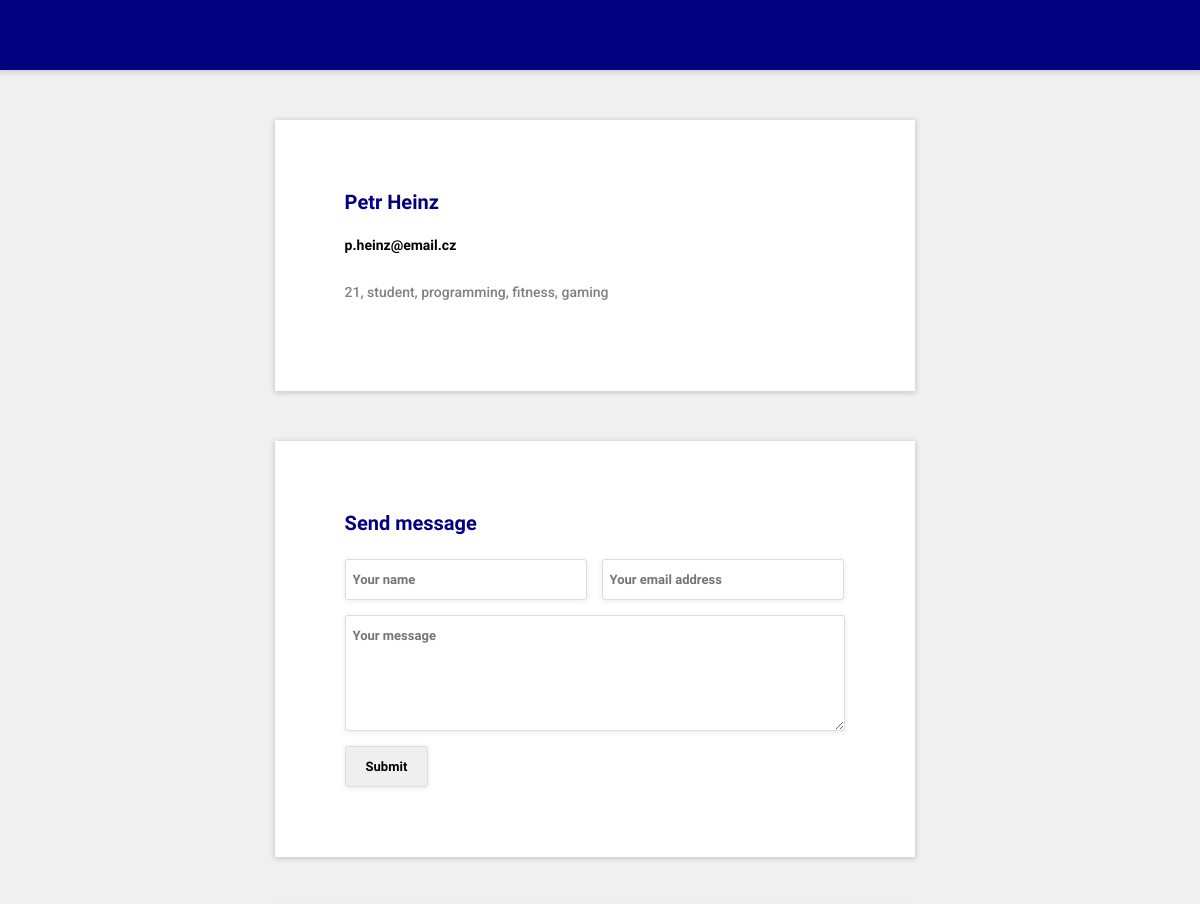
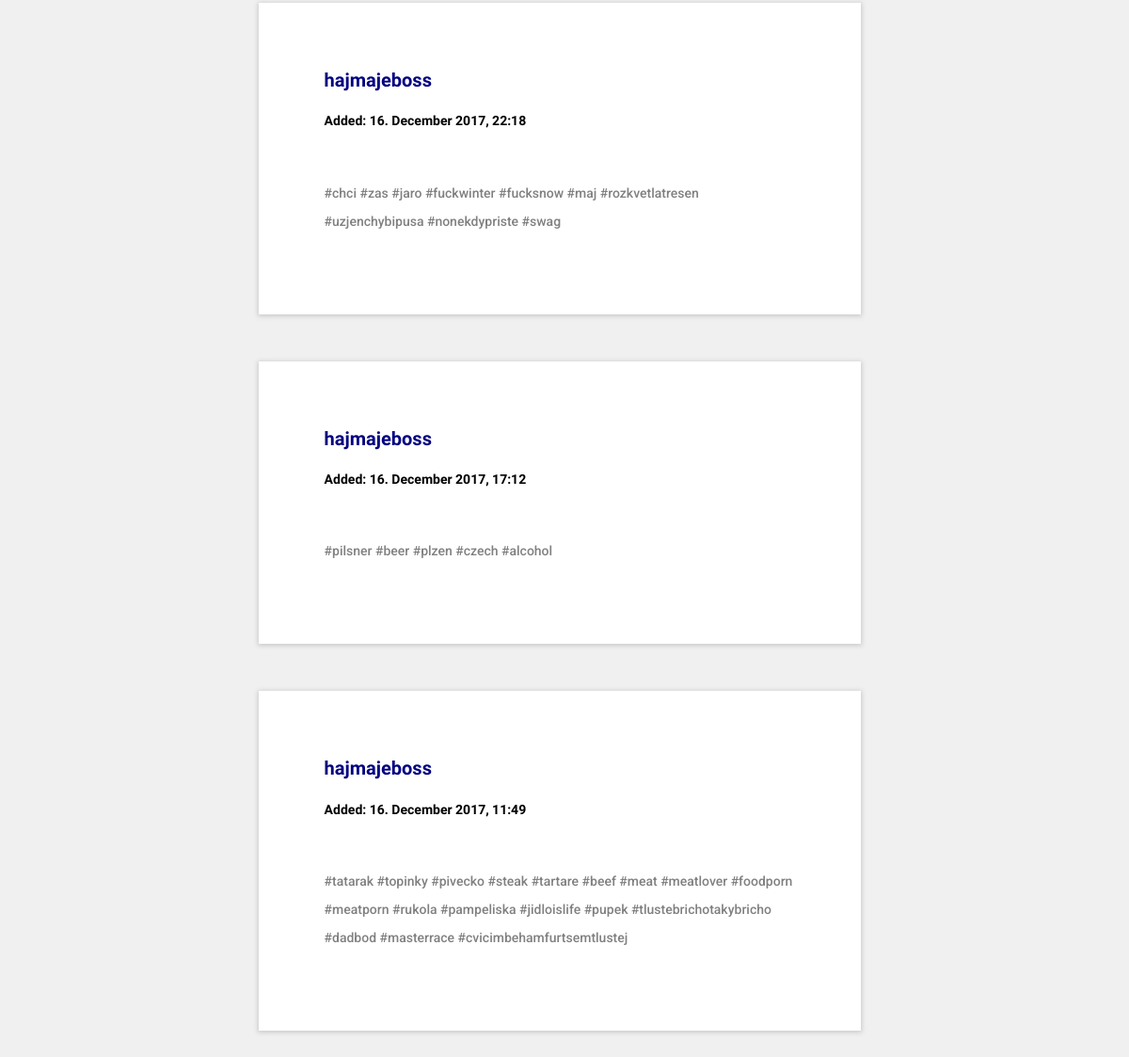
Page /users/1 on the committed database (2 pictures, top to bottom).
### pynstagram/models.py (models this page shows, shortened)
class User(models.Model):
    name = models.CharField(max_length=30)
    realname = models.CharField(max_length=30, null=True)
    email = models.EmailField(null=True)
    description = models.TextField(default='')
    class Meta:
        ordering = ['name']

class Photograph (models.Model):
    owner = models.ForeignKey(User)
    created = models.DateTimeField(default=datetime.now)
    image = models.ImageField(upload_to='images/', default='')
    description = models.TextField(null=True)
    class Meta:
        ordering = ['-created']

### pynstagram/views.py (the view)
# urls.py: url(r'^users/(?P<user_id>\d+)$', pynstagram.views.user, name='user'),
def user(request, user_id):
    user_instance = get_object_or_404(User, pk=user_id)
    photos = Photograph.objects.filter(owner=user_instance)
    mail_form = MailUserForm()
    return render(request, "user.html", {'user': user_instance, 'photos': photos, 'mail_form': mail_form})

### pynstagram/forms.py
class MailUserForm(forms.Form):
    sender = forms.CharField(widget=forms.TextInput(attrs={'placeholder': 'Your name'}))
    email = forms.EmailField(widget=forms.TextInput(attrs={'placeholder': 'Your email address'}))
    mail_text = forms.CharField(widget=forms.Textarea(attrs={'placeholder': 'Your message'}))

### templates/user.html (shortened to what this page needs)
{% load static %}
<!DOCTYPE html>
<html lang="en">
<head>
    <link rel="stylesheet" href="{% static 'pynstagram/style.css' %}" type="text/css">
</head>
<body>
    <div id="header"></div>
      <div id="content-wrapper">
            <div class="wrapper-cell">
                 <div class="wrapper" style="display:block; width: 500px;">
                     <h3>{{ user.realname }}</h3>
                     <h5>{{ user.email }}</h5>
                     <p style="color: gray;">{{ user.description }}</p>
                 </div>
            </div>
       <div class="wrapper-cell">
                 <div class="wrapper" style="display:block; width: 500px;">
                     <h3>Send message</h3>
                     <form method="POST" action="{% url 'send_email' user.id %}">
                         {{ mail_form.as_p }}
                         <input type="submit" value="Submit" class="submit">
                     </form>
                 </div>
            </div>
          {% for photo in photos %}
              <div class="wrapper-cell">
                  <div class="wrapper" style="display:block; width: 500px;">
                      <div class="picture-wrapper">
                          <h3>{{ photo.owner.name }}</h3>
                          <h5>Added: {{ photo.created|date:"d. E Y, H:i"  }}</h5>
                          <a href="{%  url 'photo_index' photo.id %}"><p>{{ photo.description }}</p></a>
                      </div>
                  </div>
              </div>
          {% endfor %}
      </div>
</body>
</html>

### static/pynstagram/style.css (style rules this page uses)
body { font-family: 'Fauna One', sans-serif; font-weight: bold; font-size: 14px; background-color: #F0F0F0; display: table; margin: 0; }
h1,h2,h3,h4,h5 { font-family: 'Fauna One' }
h3 { color: #000080; font-size: 20px; margin:0; }
h5 { font-size: 14px; }
a { color: black; text-decoration:none; }
p { line-height: 30px; font-family: 'Roboto'; color: grey; font-weight: 500; }
#header { height: 70px; line-height: 70px; background-color: #000080; text-align:center; position: fixed; width: 100vw; box-shadow: 0px 1px 5px 1px #CACACA; }
#content-wrapper { margin-top: 120px; margin-bottom: 50px; }
.wrapper-cell:first-child { margin-top: 120px; }
.wrapper-cell { display:block; vertical-align: middle; background-color: #F0F0F0; width: 99.1vw; height: 100%; margin-top: 50px; }
.wrapper { overflow:auto; width: 970px; margin: 0 auto; padding: 70px; background-color:white; clear:both; box-shadow: 0px 1px 5px 1px #CACACA; transition: all 0.3s; }
input, textarea { padding: 7px; float:none; box-shadow: 0px 1px 5px 1px #F0F0F0; border: 1px solid #DDDDDD ; border-radius: 3px; line-height: 25px; font-family: 'Fauna One', sans-serif; font-weight:bold; font-size: 13px; max-height: 100px; }
input.submit { cursor: pointer; padding: 7px 20px; transition: all 0.3s; }
#id_mail_text { width: 484px; clear:both; float:left; margin-bottom: 15px; min-width: 484px; max-width: 484px; }
#id_sender, #id_email { width: 226px; float:left; margin-bottom: 15px; margin-top: 10px; }
#id_sender { margin-right: 15px; }
.picture-wrapper { width: 500px; margin: 0px auto; }

### rows in the picture
User: realname "Petr Heinz", email "p.heinz@email.cz", description "21, student, programming, fitness, gaming"
Photograph: owner.name "hajmajeboss", created "16. December 2017, 22:18", description "#chci #zas #jaro #fuckwinter #fucksnow #maj #rozkvetlatresen #uzjenchybipusa #nonekdypriste #swag"
Photograph: owner.name "hajmajeboss", created "16. December 2017, 17:12", description "#pilsner #beer #plzen #czech #alcohol"
Photograph: owner.name "hajmajeboss", created "16. December 2017, 11:49", description "#tatarak #topinky #pivecko #steak #tartare #beef #meat #meatlover #foodporn #meatporn #rukola #pampeliska #jidloislife #pupek #tlustebrichotakybricho #dadbod #masterrace #cvicimbehamfurtsemtlustej"
